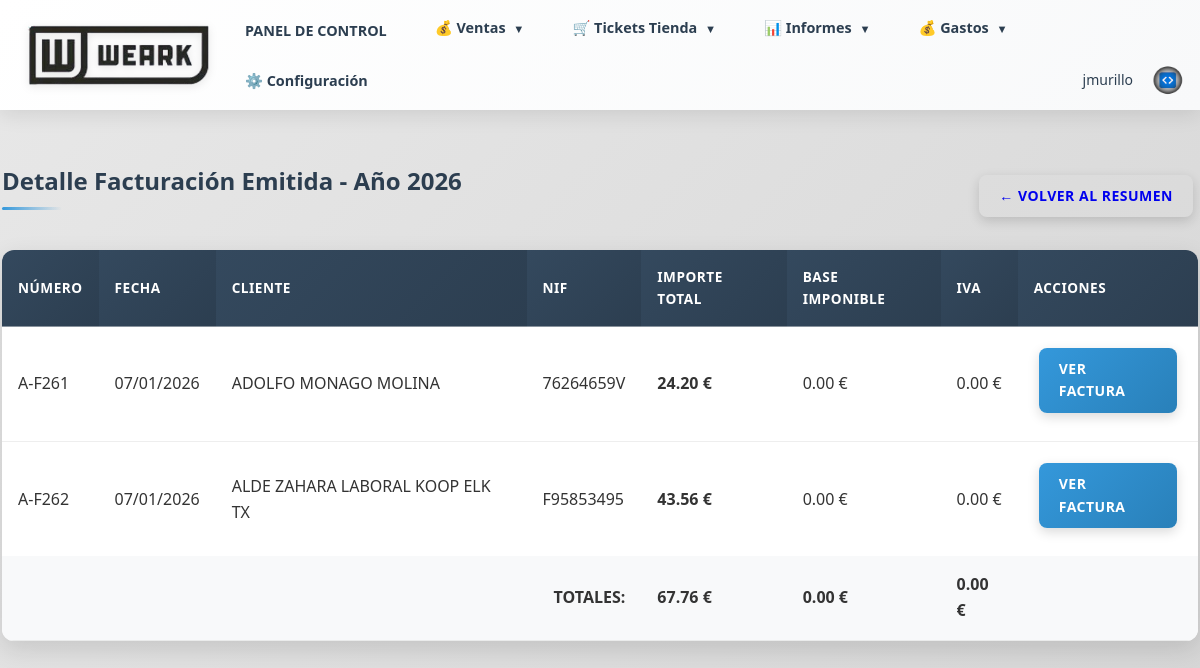
Screenshot of /informes/facturacion-emitida/detalle (signed in) with the database file from the repository.
### models.py (models this page shows, shortened)
class Usuario(db.Model, UserMixin):
    __tablename__ = 'usuarios'
    id = db.Column(db.Integer, primary_key=True)
    usuario = db.Column(db.String(80), nullable=False, unique=True)
    password_hash = db.Column(db.String(255), nullable=False)
    correo = db.Column(db.String(100), nullable=False)
    telefono = db.Column(db.String(50))
    rol = db.Column(db.String(50), nullable=False)  # comercial, administracion, supervisor, usuario
    fecha_creacion = db.Column(db.DateTime, default=datetime.utcnow)
    ultimo_acceso = db.Column(db.DateTime)
    activo = db.Column(db.Boolean, default=True, nullable=False)
    def is_supervisor(self):
        return self.rol == 'supervisor'

class Factura(db.Model):
    __tablename__ = 'facturas'
    id = db.Column(db.Integer, primary_key=True)
    pedido_id = db.Column(db.Integer, db.ForeignKey('pedidos.id'), nullable=True)
    pedido = db.relationship('Pedido', backref='facturas', lazy=True)
    presupuesto_id = db.Column(db.Integer, db.ForeignKey('presupuestos.id'), nullable=True)
    presupuesto = db.relationship('Presupuesto', backref='facturas', lazy=True)
    serie = db.Column(db.String(10), nullable=False, default='A')
    numero = db.Column(db.String(50), nullable=False)
    fecha_expedicion = db.Column(db.Date, nullable=False)
    tipo_factura = db.Column(db.String(10), nullable=False, default='F1')  # F1 = Factura completa
    descripcion = db.Column(db.Text)
    nif = db.Column(db.String(20))
    nombre = db.Column(db.String(200), nullable=False)
    importe_total = db.Column(db.Numeric(10, 2), nullable=False)
    descuento_pronto_pago = db.Column(db.Numeric(5, 2), nullable=False, default=0)  # Porcentaje de descuento por pronto pago (0-100)
    estado = db.Column(db.String(50), nullable=False, default='pendiente')  # pendiente, enviado, confirmado, error
    huella_verifactu = db.Column(db.Text)  # Respuesta de la API Verifactu
    fecha_creacion = db.Column(db.DateTime, default=datetime.utcnow)
    fecha_confirmacion = db.Column(db.DateTime)  # Fecha en que se recibió la huella
    lineas = db.relationship('LineaFactura', backref='factura', lazy=True, cascade='all, delete-orphan')

### routes/informes.py (the view)
@informes_bp.route('/informes/facturacion-emitida/detalle')
@login_required
@not_usuario_required
def facturacion_emitida_detalle():
    tipo_filtro = request.args.get('tipo', 'mes')
    año = request.args.get('año', datetime.now().year, type=int)
    periodo = request.args.get('periodo', None, type=int)
    query = Factura.query.filter(extract('year', Factura.fecha_expedicion) == año)
    if tipo_filtro == 'mes' and periodo:
        query = query.filter(extract('month', Factura.fecha_expedicion) == periodo)
        periodo_label = f"{['', 'Enero', 'Febrero', 'Marzo', 'Abril', 'Mayo', 'Junio', 'Julio', 'Agosto', 'Septiembre', 'Octubre', 'Noviembre', 'Diciembre'][periodo]} {año}"
    elif tipo_filtro == 'trimestre' and periodo:
        mes_inicio = (periodo - 1) * 3 + 1
        mes_fin = periodo * 3
        query = query.filter(extract('month', Factura.fecha_expedicion).between(mes_inicio, mes_fin))
        trimestres = {1: '1T', 2: '2T', 3: '3T', 4: '4T'}
        periodo_label = f"{trimestres.get(periodo, '')} {año}"
    else:
        periodo_label = f"Año {año}"
    facturas = query.order_by(Factura.fecha_expedicion.desc()).all()
    return render_template('informes/detalle_facturacion_emitida.html',
                         facturas=facturas,
                         tipo_filtro=tipo_filtro,
                         año=año,
                         periodo=periodo,
                         periodo_label=periodo_label)

### app.py (called while the page is built)
@login_manager.user_loader
def load_user(user_id):
    from models import Usuario, Cliente
    if user_id.startswith('cliente_'):
        cliente_id = int(user_id.replace('cliente_', ''))
        cliente = Cliente.query.get(cliente_id)
        if cliente and cliente.tiene_acceso_web():
            return cliente
        return None
    else:
        return Usuario.query.get(int(user_id))

### utils/auth.py (called while the page is built)
def not_usuario_required(f):
    @wraps(f)
    def decorated_function(*args, **kwargs):
        if not current_user.is_authenticated:
            flash('Debes iniciar sesión para acceder a esta página', 'error')
            return redirect(url_for('auth.login'))
        if current_user.rol == 'usuario':
            flash('No tienes permisos para acceder a esta página', 'error')
            return redirect(url_for('index.index'))
        return f(*args, **kwargs)
    return decorated_function

### templates/informes/detalle_facturacion_emitida.html (shortened to what this page needs)
{% extends "base.html" %}
{% block content %}
<div class="informes-container">
    <div style="display: flex; justify-content: space-between; align-items: center; margin-bottom: 20px;">
        <h2>Detalle Facturación Emitida - {{ periodo_label }}</h2>
        <a href="{{ url_for('informes.facturacion_emitida', tipo=tipo_filtro, año=año, periodo=periodo) }}" class="btn btn-secondary">← Volver al Resumen</a>
    </div>
    {% if facturas %}
    <div class="table-container">
        <table class="clientes-table">
            <thead>
                <tr>
                    <th>Número</th>
                    <th>Fecha</th>
                    <th>Cliente</th>
                    <th>NIF</th>
                    <th>Importe Total</th>
                    <th>Base Imponible</th>
                    <th>IVA</th>
                    <th>Acciones</th>
                </tr>
            </thead>
            <tbody>
                {% for factura in facturas %}
                <tr>
                    <td>{{ factura.serie }}-{{ factura.numero }}</td>
                    <td>{{ factura.fecha_expedicion.strftime('%d/%m/%Y') if factura.fecha_expedicion else '-' }}</td>
                    <td>{{ factura.nombre }}</td>
                    <td>{{ factura.nif or '-' }}</td>
                    <td><strong>{{ "%.2f"|format(factura.importe_total) }} €</strong></td>
                    <td>
                        {% set tipo_iva = 21.0 %}
                        {% set base_total = 0.0 %}
                        {% for linea in factura.lineas %}
                            {% set importe_con_iva = linea.importe|float %}
                            {% set base_imponible = importe_con_iva / (1.0 + tipo_iva / 100.0) %}
                            {% set base_total = base_total + base_imponible %}
                        {% endfor %}
                        {{ "%.2f"|format(base_total) }} €
                    </td>
                    <td>
                        {% set tipo_iva = 21.0 %}
                        {% set iva_factura = 0.0 %}
                        {% for linea in factura.lineas %}
                            {% set importe_con_iva = linea.importe|float %}
                            {% set base_imponible = importe_con_iva / (1.0 + tipo_iva / 100.0) %}
                            {% set iva_linea = base_imponible * tipo_iva / 100.0 %}
                            {% set iva_factura = iva_factura + iva_linea %}
                        {% endfor %}
                        {{ "%.2f"|format(iva_factura) }} €
                    </td>
                    <td>
                        <a href="{{ url_for('facturacion.imprimir_factura', factura_id=factura.id) }}" class="btn btn-sm btn-primary" target="_blank">Ver Factura</a>
                    </td>
                </tr>
                {% endfor %}
            </tbody>
            <tfoot>
                <tr style="background: #f8f9fa; font-weight: bold;">
                    <td colspan="4" style="text-align: right;">TOTALES:</td>
                    <td>
                        {% set total_facturacion = facturas|sum(attribute='importe_total') %}
                        {{ "%.2f"|format(total_facturacion) }} €
                    </td>
                    <td>
                        {% set tipo_iva = 21.0 %}
                        {% set total_base = 0.0 %}
                        {% for factura in facturas %}
                            {% for linea in factura.lineas %}
                                {% set importe_con_iva = linea.importe|float %}
                                {% set base_imponible = importe_con_iva / (1.0 + tipo_iva / 100.0) %}
                                {% set total_base = total_base + base_imponible %}
                            {% endfor %}
                        {% endfor %}
                        {{ "%.2f"|format(total_base) }} €
                    </td>
                    <td>
                        {% set tipo_iva = 21.0 %}
                        {% set total_iva = 0.0 %}
                        {% for factura in facturas %}
                            {% for linea in factura.lineas %}
                                {% set importe_con_iva = linea.importe|float %}
                                {% set base_imponible = importe_con_iva / (1.0 + tipo_iva / 100.0) %}
                                {% set iva_linea = base_imponible * tipo_iva / 100.0 %}
                                {% set total_iva = total_iva + iva_linea %}
                            {% endfor %}
                        {% endfor %}
                        {{ "%.2f"|format(total_iva) }} €
                    </td>
                    <td></td>
                </tr>
            </tfoot>
        </table>
    </div>
    {% else %}
    <div class="no-data">
        <p>No hay facturas para el período seleccionado.</p>
    </div>
    {% endif %}
</div>
{% endblock %}

### templates/base.html (shortened to what this page needs)
<!DOCTYPE html>
<html lang="es">
<head>
    <link rel="stylesheet" href="{{ url_for('static', filename='css/style.css') }}">
</head>
<body>
    <header>
        <div class="container header-wrapper">
            <a href="{{ url_for('index.index') }}" style="text-decoration: none; display: flex; align-items: center;">
                <img src="{{ url_for('static', filename='logo_base.png') }}" alt="Logo" class="header-logo">
            </a>
            <nav id="mainNav">
                {% if current_user.is_authenticated %}
                    <a href="{{ url_for('index.index') }}">PANEL DE CONTROL</a>
                    {% if current_user.rol == 'usuario' %}
                        <a href="{{ url_for('solicitudes.listado_solicitudes') }}">SOLICITUDES</a>
                    {% else %}
                        <div class="dropdown">
                            <a href="#" class="dropdown-toggle">💰 Ventas <span class="dropdown-arrow">▼</span></a>
                        </div>
                        <div class="dropdown">
                            <a href="#" class="dropdown-toggle">🛒 Tickets Tienda <span class="dropdown-arrow">▼</span></a>
                        </div>
                        <div class="dropdown">
                            <a href="#" class="dropdown-toggle">📊 Informes <span class="dropdown-arrow">▼</span></a>
                        </div>
                        <div class="dropdown">
                            <a href="#" class="dropdown-toggle">💰 Gastos <span class="dropdown-arrow">▼</span></a>
                        </div>
                        {% if current_user.is_supervisor() %}
                            <a href="{{ url_for('configuracion.index') }}">⚙️ Configuración</a>
                        {% endif %}
                    {% endif %}
                    <div class="user-menu">
                        <span class="user-name">{{ current_user.usuario }}</span>
                        <a href="{{ url_for('auth.logout') }}" class="logout-btn-circle" title="Cerrar Sesión">
                            <img src="{{ url_for('static', filename='logo_jm.png') }}" alt="Cerrar Sesión" style="width: 100%; height: 100%; object-fit: contain;">
                        </a>
                    </div>
                {% endif %}
            </nav>
        </div>
    </header>
    <div class="container">
        {% block content %}{% endblock %}
    </div>
</body>
</html>

### static/css/style.css (style rules this page uses)
* { margin: 0; padding: 0; box-sizing: border-box; }
body { font-family: 'Segoe UI', Tahoma, Geneva, Verdana, sans-serif; background: linear-gradient(135deg, #e8e8e8 0%, #d5d5d5 100%); background-attachment: fixed; color: #333; line-height: 1.6; animation: fadeIn 0.5s ease-in; }
.container { max-width: 1200px; margin: 0 auto; padding: 20px 2px; animation: slideUp 0.6s ease-out; }
header { background: linear-gradient(135deg, #ffffff 0%, #f8f9fa 100%); color: #2c3e50; padding: 0.6rem 0; margin-bottom: 2rem; box-shadow: 0 4px 20px rgba(0,0,0,0.1); position: sticky; top: 0; z-index: 1000; backdrop-filter: blur(10px); animation: slideDown 0.5s ease-out; }
.header-wrapper { display: flex; align-items: center; justify-content: space-between; gap: 20px; padding: 0 2px; position: relative; }
header .container { max-width: 100%; padding: 0; }
.user-menu { display: flex; align-items: center; gap: 15px; margin-left: auto; }
.user-name { color: #2c3e50; font-weight: 500; font-size: 14px; }
.logout-btn-circle { display: flex; align-items: center; justify-content: center; width: 40px; height: 40px; background: transparent; text-decoration: none; border-radius: 4px; transition: all 0.3s; overflow: hidden; padding: 4px; box-sizing: border-box; }
.logout-btn-circle img { width: 100%; height: 100%; object-fit: contain; transition: all 0.3s; }
.header-logo { height: 65px; width: auto; object-fit: contain; transition: transform 0.3s ease; filter: drop-shadow(0 2px 4px rgba(0,0,0,0.1)); flex-shrink: 0; cursor: pointer; }
nav { display: flex; align-items: center; gap: 8px; flex-wrap: wrap; background: transparent; padding: 0; border: none; backdrop-filter: none; }
nav a { color: #2c3e50; text-decoration: none; margin-right: 12px; padding: 6px 14px; border-radius: 8px; transition: all 0.3s cubic-bezier(0.4, 0, 0.2, 1); font-weight: 600; position: relative; overflow: hidden; display: inline-block; font-size: 0.9rem; }
.dropdown { position: relative; display: inline-block; }
.dropdown-toggle { cursor: pointer; }
.dropdown-arrow { font-size: 0.7rem; margin-left: 4px; transition: transform 0.3s ease; }
nav a::before { content: ''; position: absolute; top: 50%; left: 50%; width: 0; height: 0; border-radius: 50%; background: rgba(44, 62, 80, 0.1); transform: translate(-50%, -50%); transition: width 0.6s, height 0.6s; }
table { width: 100%; border-collapse: separate; border-spacing: 0; background-color: white; box-shadow: 0 8px 24px rgba(0,0,0,0.12); margin-bottom: 30px; border-radius: 12px; overflow: hidden; animation: fadeInUp 0.6s ease-out; }
table th, table td { padding: 16px; text-align: left; border-bottom: 1px solid rgba(221, 221, 221, 0.5); transition: background-color 0.2s ease; }
table th { background: linear-gradient(135deg, #34495e 0%, #2c3e50 100%); color: white; font-weight: 700; text-transform: uppercase; font-size: 0.85rem; letter-spacing: 0.5px; position: sticky; top: 0; z-index: 10; }
table tbody tr { transition: all 0.3s ease; cursor: pointer; }
table tbody tr:last-child td { border-bottom: none; }
.btn { display: inline-block; padding: 10px 20px; margin: 5px; text-decoration: none; border-radius: 8px; border: none; cursor: pointer; font-size: 14px; font-weight: 600; transition: all 0.3s cubic-bezier(0.4, 0, 0.2, 1); position: relative; overflow: hidden; box-shadow: 0 4px 12px rgba(0,0,0,0.15); text-transform: uppercase; letter-spacing: 0.5px; }
.btn::before { content: ''; position: absolute; top: 50%; left: 50%; width: 0; height: 0; border-radius: 50%; background: rgba(255, 255, 255, 0.3); transform: translate(-50%, -50%); transition: width 0.6s, height 0.6s; }
.btn-primary { background: linear-gradient(135deg, #3498db 0%, #2980b9 100%); color: white; }
h2, h3 { color: #2c3e50; margin-bottom: 20px; position: relative; padding-bottom: 10px; animation: fadeInLeft 0.6s ease-out; }
h2::after, h3::after { content: ''; position: absolute; bottom: 0; left: 0; width: 60px; height: 3px; background: linear-gradient(90deg, #3498db, transparent); border-radius: 2px; }
table tbody tr { animation: fadeInRow 0.5s ease-out; animation-fill-mode: both; }
table tbody tr:nth-child(1) { animation-delay: 0.1s; }
table tbody tr:nth-child(2) { animation-delay: 0.2s; }

### rows the page displays
Usuario: usuario "jmurillo"
Factura: serie "A", numero "F261", fecha_expedicion "07/01/2026", nombre "ADOLFO MONAGO MOLINA", nif "76264659V", importe_total "24.20", descuento_pronto_pago "0.00"
Factura: serie "A", numero "F262", fecha_expedicion "07/01/2026", nombre "ALDE ZAHARA LABORAL KOOP ELK TX", nif "F95853495", importe_total "43.56", descuento_pronto_pago "0.00"

### other values shown
{{ periodo_label }} "Año 2026"
{{ "%.2f"|format(total_facturacion) }} "67.76"
{{ "%.2f"|format(total_base) }} "0.00"
{{ "%.2f"|format(total_iva) }} "0.00"
